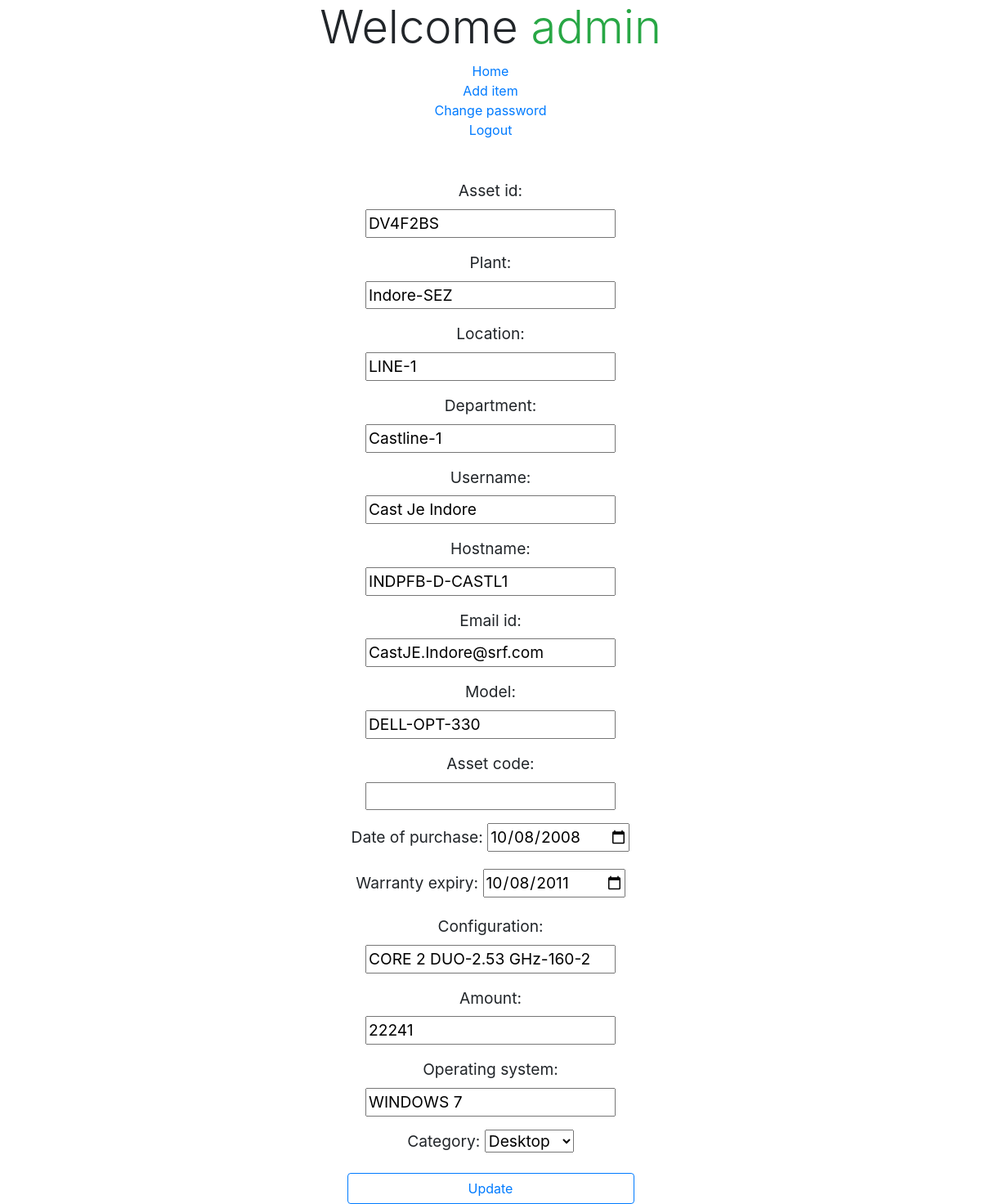
The app's page /a/update/DV4F2BS/ (signed in) with its own data.
### items/models.py (models this page shows, shortened)
class Asset(models.Model):
	user 				= models.ForeignKey(User, on_delete = models.CASCADE)
	asset_id			= models.CharField(max_length = 10, primary_key = True)
	plant				= models.CharField(max_length = 20, blank = True, null = True)
	location			= models.CharField(max_length = 20, blank = True, null = True)
	department			= models.CharField(max_length = 20, blank = True, null = True)
	username			= models.CharField(max_length = 50, blank = True, null = True)
	hostname			= models.CharField(max_length = 25, blank = True, null = True)
	email_id			= models.EmailField(blank = True, null = True)
	model 				= models.CharField(max_length = 30, blank = True, null = True)
	asset_code			= models.CharField(max_length = 15, blank = True, null = True)
	date_of_purchase	= models.DateField(blank = True, null = True)
	warranty_expiry 	= models.DateField(blank = True, null = True)
	configuration		= models.CharField(max_length = 40, blank = True, null = True)
	amount				= models.IntegerField(blank = True, null = True)
	operating_system	= models.CharField(max_length = 20, blank = True, null = True)
	ASSET_TYPE = (
			('Laptop', 'Laptop'),
			('Printer', 'Printer'),
			('Scanner', 'Scanner'),
			('Desktop', 'Desktop'),
			('Keyboard', 'Keyboard'),
			('Mouse', 'Mouse'),
			('Modem', 'Modem'),
			('Router', 'Router'),
			('Switch', 'Switch'),
			('Others', 'Others'),
		)
	category 			= models.CharField(max_length = 8, choices = ASSET_TYPE)

### items/views.py (the view)
# urls.py: url(r'update/(?P<pk>\w+)/$', ItemUpdateView.as_view(), name = 'update'),
class ItemUpdateView(LoginRequiredMixin, UpdateView):
	template_name = "templates/update.html"
	success_url = "/"
	form_class = AssetModelForm
	def get_queryset(self):
		queryset = Asset.objects.filter(user = self.request.user)
		return queryset

### items/forms.py
class AssetModelForm(forms.ModelForm):
	pass
	class Meta:
		model 	= Asset
		exclude = ['user']
		widgets = {
			'date_of_purchase': DateInput(),
			'warranty_expiry': DateInput(),
		}

### templates/update.html (shortened to what this page needs)
{% extends "templates/base.html" %}
{% block content %}
<div align="center">
	<form method='POST' style="font-size: 120%; width: 30%;">
		{{ form.as_p }}
		<input type="submit" class="btn btn-outline-primary btn-block" value="Update">
	</form>
</div>
{% endblock %}

### templates/base.html (shortened to what this page needs)
<!DOCTYPE html>
<html>
<head>
	{% include 'templates/bs4.html' %}
</head>
<body>
	<div align="center">
	<h1 class="display-4">Welcome <span class="text-success">
		{% if request.user.is_authenticated %}
			{{ request.user }}
		{% endif %}
	</span></h1>
	<a href="{% url 'home' %}">Home</a><br>
	{% if request.user.is_authenticated %}
		<a href="{% url 'asset:create' %}">Add item</a><br>
		<a href="{% url 'password_change' %}">Change password</a><br>
		<a href="{% url 'logout' %}">Logout</a><br>
	{% else %}
		<a href="{% url 'login' %}">Login</a><br>
	{% endif %}
	</div><br><br>
	<div class="container-fluid">
		{% block content %}{% endblock content %}
	</div>
</body>
</html>

### records on screen
Asset: asset_id "DV4F2BS", plant "Indore-SEZ", location "LINE-1", department "Castline-1", username "Cast Je Indore", hostname "INDPFB-D-CASTL1", email_id "CastJE.Indore@srf.com", model "DELL-OPT-330", date_of_purchase "10/08/2008", warranty_expiry "10/08/2011", configuration "CORE 2 DUO-2.53 GHz-160-2", amount "22241", operating_system "WINDOWS 7", category "Desktop"

### other values on screen
{{ request.user }} "admin"
